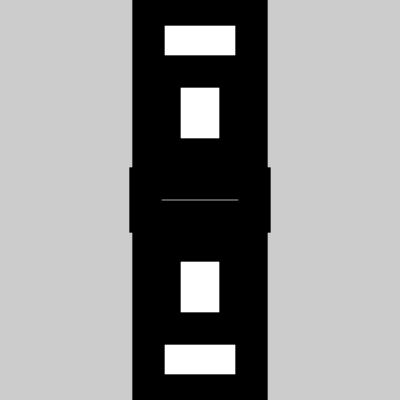
Frame 1 (no input)
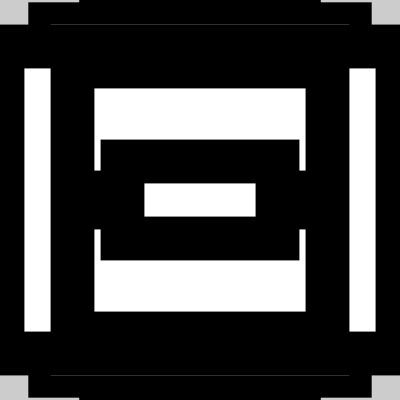
Frame 60 (the mouse pressed at the canvas centre just before this capture)
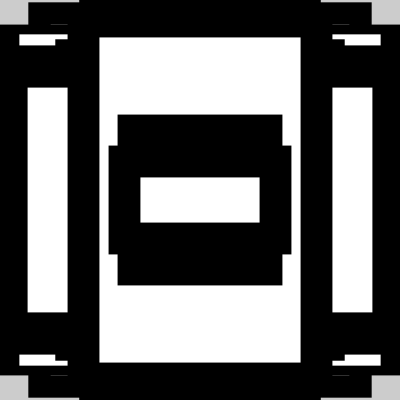
Frame 120 (the mouse held since frame 60 and released just before this capture)

The Processing sketch that drew these frames (run headless with seeded random() and noise(); from frame 60 on, the mouse is pressed at the canvas centre):

// Processing sketch: processing_70452
// ── processing_70452.pde



void setup()
{
  size(400, 400);
  frameRate(5);
}

void draw()
{

  rectMode(CENTER);
  strokeWeight(random(50));
  rect(200, 200, random(400), random(400));
  rect(200, 200, random(300), random(300));
  rect(200, 200, random(200), random(200));
  rect(200, 200, random(200), random(100));
}
